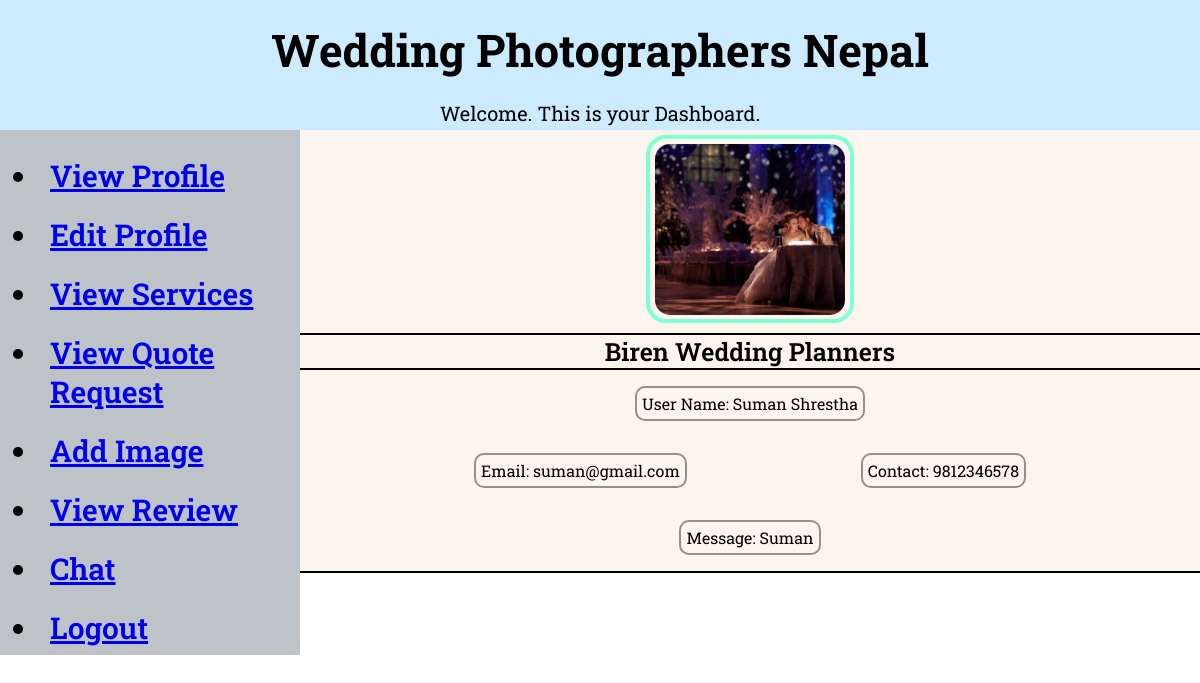
/viewquote/ (signed in), run on the app's committed database.
### twpn/models.py (models this page shows, shortened)
class Images(models.Model):
    vendor_id = models.ForeignKey(Vendor, null= True, on_delete=models.SET_NULL)
    image_id = models.AutoField(primary_key=True)
    image_descName = models.CharField(max_length=100)
    image = models.ImageField(upload_to="static/images/")

class Vendor(models.Model):
    vendor_id = models.AutoField(primary_key=True)
    vendor_name = models.CharField(max_length=100)
    vendor_address = models.CharField(max_length=100)
    vendor_district = models.CharField(max_length=15, choices=districts)
    vendor_email = models.EmailField(max_length=250)
    vendor_contact = models.BigIntegerField()
    vendor_desc = models.CharField(max_length=150)
    vendor_user = models.ForeignKey(User, on_delete=CASCADE)

class QuoteRequest(models.Model):
    vendor_id = models.PositiveSmallIntegerField()
    fname = models.CharField(max_length=20)
    lname = models.CharField(max_length=20)
    email = models.EmailField(max_length=250)
    contact = models.BigIntegerField()
    msg = models.TextField()
    datetime = models.DateTimeField(auto_now_add=True, blank=True)
    def __str__(self):
        return 'Quote requested by ' + self.fname + ' for ' + str(self.vendor_id)

### twpn/views.py (the view)
# urls.py: path('viewquote/', views.viewquote, name="viewquote"),
def viewquote(request):
    images = Images.objects.all()
    vendors = Vendor.objects.all()
    quotes = QuoteRequest.objects.all()
    print(quotes)
    return render(request, 'twpn/viewquote.html', {'quotes': quotes, 'vendors':vendors, 'images': images})

### twpn/templates/twpn/viewquote.html
{% if user.is_authenticated %}
{% include "twpn/dashboardheader.html" %}
<div class="data">
    {% load static %}
    {% for vendor in vendors %}
    {% for image in images %}
    {% if image.vendor_id.vendor_user.id == user.id %}
    {% if vendor.vendor_user.id == user.id %}
    <center>
        <div class="dashboard-image">
            <img src="/media/{{image.image}}" alt="{{image.image_descName}}">
        </div>
        <div class="dashboard-name">
            <p>{{image.vendor_id.vendor_name}}</p>
        </div>
        {% for quote in quotes %}
        {% if quote.vendor_id == vendor.vendor_id %}
        <div class="quote-card">
            <div class="quote-info1">
                <p>User Name: {{quote.fname}} {{quote.lname}}</p>
            </div>
            <div class="quote-info1">
                <p>Email: {{quote.email}}</p>
                <p>Contact: {{quote.contact}}</p>
            </div>
            <div class="quote-info1">
                <p>Message: {{quote.msg}}</p>
            </div>
        </div>
        {% endif %}
        {% endfor %}
    </center>
    {% endif %}
    {% endif %}
    {% endfor %}
    {% endfor %}
</div>
{% else %}
<h1>Please login here.</h1>
<a href="{% url 'login' %}">Login</a><br>
<a href="{% url 'TWPN Home' %}">Home</a>
{% endif %}

### twpn/static/twpn/dashboardstyles.css (style rules this page uses)
body { margin: 0px; border: 0px; }
.dashboard-name { text-align: center; font-size: 25px; font-weight: 600; border-top: 2px solid black; border-bottom: 2px solid black; }
.dashboard-name p { margin: 0px; }
.data .dashboard-image { width: 200px; height: 180px; margin-top: 5px; margin-bottom: 10px; border: aquamarine 4px solid; border-radius: 20px; }
.data .dashboard-image img { padding: 5px; border-radius: 20px; width: 95%; height: 95%; object-fit: cover; }
.data { margin-left: 25%; max-height: 525px; overflow: scroll; background: rgb(252, 245, 237); }
.quote-card { border-bottom: solid 2px black; }
.quote-info1 { display: flex; justify-content: space-evenly; }
.quote-info1 p { display: inline; padding: 5px; border: solid 2px rgb(153, 143, 132); border-radius: 10px; text-align: justify; }

### twpn/static/twpn/styles.css (style rules this page uses)
html, body { height: 100%; font-family: 'Roboto Slab', serif; color: black; margin: 0px; padding: 0px; }

### data on the page
Images: image (picture), vendor_id.vendor_name "Biren Wedding Planners"
QuoteRequest: fname "Suman", lname "Shrestha", email "suman@gmail.com", contact "9812346578", msg "Suman"
